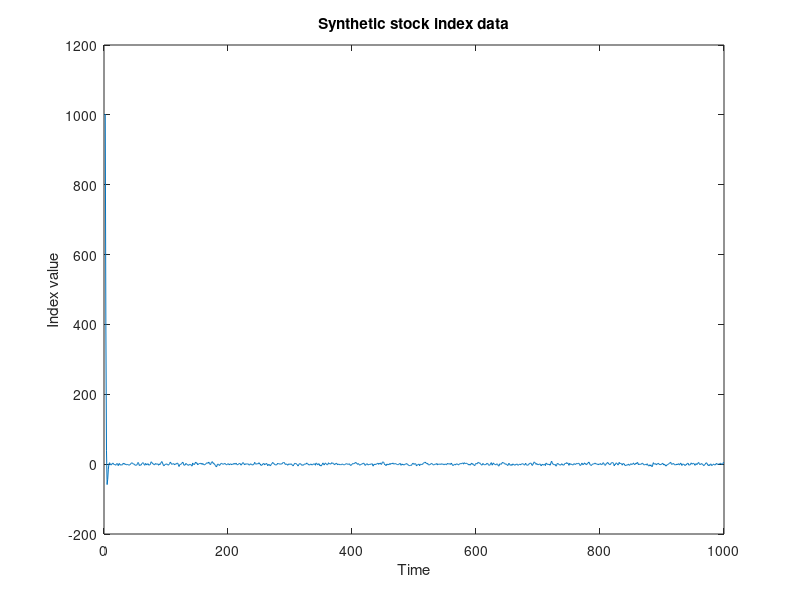
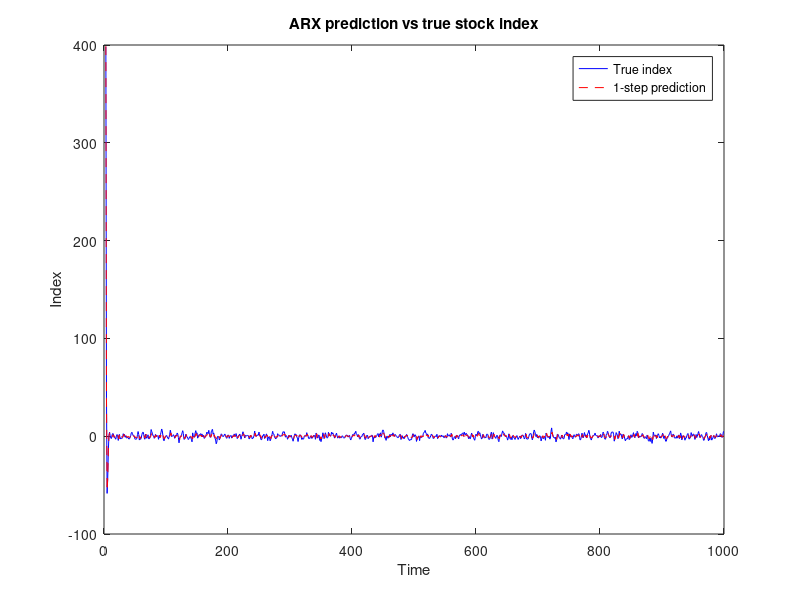
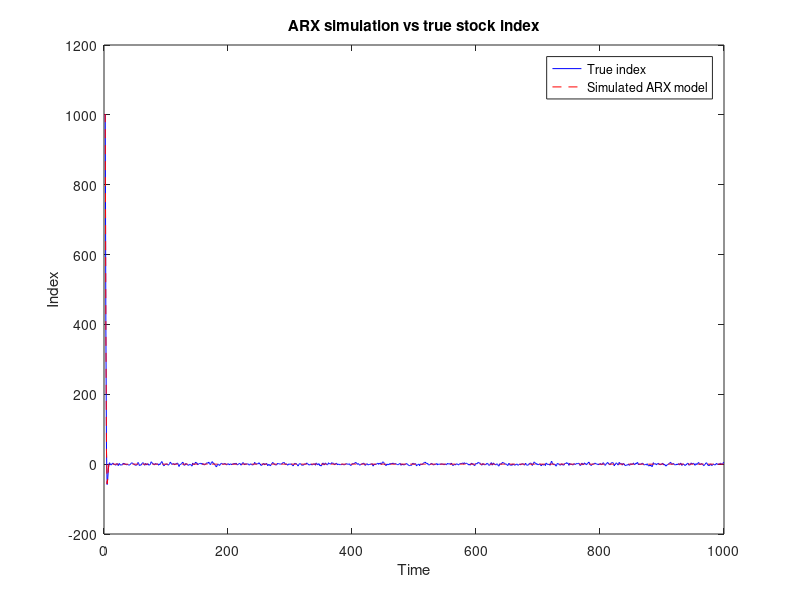
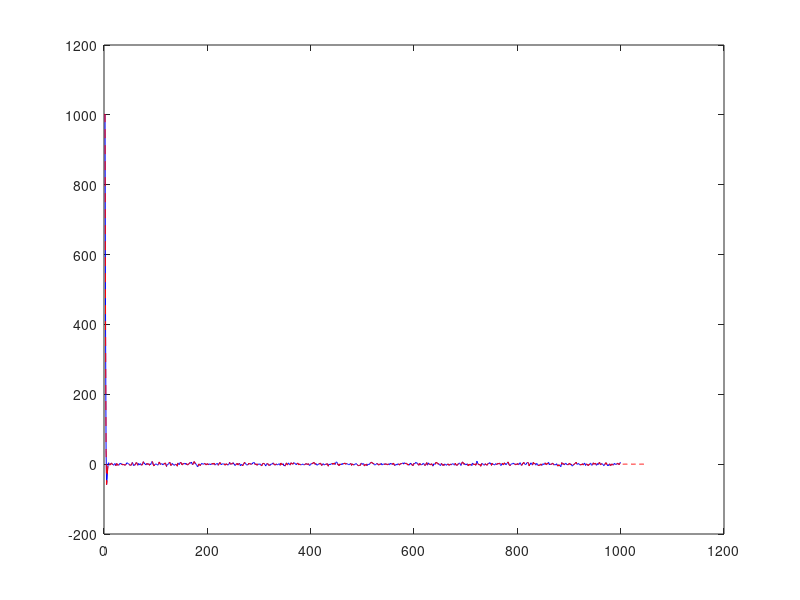

Write MATLAB code to recreate these figures, in order. (Note: this script raises an error after producing the figures.)
clc; clear; close all;

N = 1000;                      % length of time series
rng(1);                       % for reproducibility

% external input: interest rate shock
u = 0.01*randn(N,1);          % small random variations

% true ARX system (hidden from "you")
a1 = -0.6; a2 = 0.2; b0 = 0.5;
y = zeros(N,1);
y(1:2) = [1000; 1002];        % initial index values

for t = 3:N
    y(t) = -a1*y(t-1) - a2*y(t-2) + b0*u(t) + 2*randn();  % system with noise
end

plot(y); xlabel('Time'); ylabel('Index value');
title('Synthetic stock index data');

phi1 = y(2:end-1);   % y(t-1)
phi2 = y(1:end-2);   % y(t-2)
phi3 = u(3:end);     % u(t)
PHI = [phi1 phi2 phi3];
Y   = y(3:end);

thetahat = (PHI' * PHI) \ (PHI' * Y);
disp('Estimated parameters:');
disp(thetahat');



y_pred = PHI * thetahat;

figure;
plot(3:N, Y, 'b', 'DisplayName','True index'); hold on
plot(3:N, y_pred, 'r--', 'DisplayName','1-step prediction');
legend; xlabel('Time'); ylabel('Index');
title('ARX prediction vs true stock index');

y_sim = zeros(N,1);
y_sim(1:2) = y(1:2);   % initialize

for t = 3:N
    phi_t = [y_sim(t-1); y_sim(t-2); u(t)];
    y_sim(t) = thetahat' * phi_t;
end

figure;
plot(y, 'b', 'DisplayName','True index'); hold on
plot(y_sim, 'r--', 'DisplayName','Simulated ARX model');
legend; xlabel('Time'); ylabel('Index');
title('ARX simulation vs true stock index');% Forecast horizon
N_forecast = N + 50;  

% Allocate forecast array
y_fore = zeros(N_forecast,1);  

% Copy known true data into the beginning
y_fore(1:N) = y;  

% Simulate beyond known horizon using only model
for t = N+1:N_forecast
    phi_t = [y_fore(t-1); y_fore(t-2); u(mod(t-1,N)+1)]; % re-use inputs cyclically
    y_fore(t) = thetahat' * phi_t;
end

% Plot: compare true vs forecast
figure;
plot(1:N, y, 'b', 'DisplayName','True index'); hold on
plot(1:N_forecast, y_fore, 'r--', 'DisplayName','Forecast');
xline(N,'k--','Forecast starts here');
xlabel('Time'); ylabel('Index');
legend; grid on;
title('ARX Forecast beyond known data');